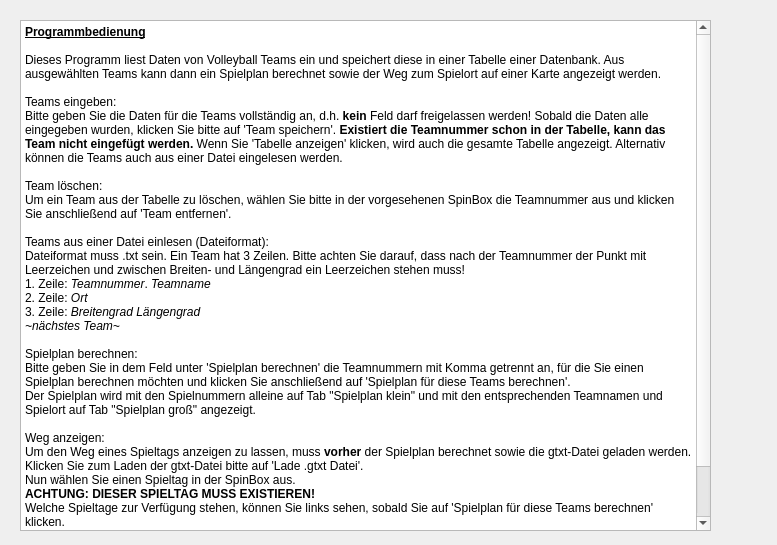
<?xml version="1.0" encoding="UTF-8"?>
<ui version="4.0">
 <class>Help</class>
 <widget class="QDialog" name="Help">
  <property name="geometry">
   <rect>
    <x>0</x>
    <y>0</y>
    <width>777</width>
    <height>545</height>
   </rect>
  </property>
  <property name="windowTitle">
   <string>Dialog</string>
  </property>
  <widget class="QTextEdit" name="textEdit">
   <property name="geometry">
    <rect>
     <x>20</x>
     <y>20</y>
     <width>691</width>
     <height>511</height>
    </rect>
   </property>
   <property name="html">
    <string>&lt;!DOCTYPE HTML PUBLIC &quot;-//W3C//DTD HTML 4.0//EN&quot; &quot;http://www.w3.org/TR/REC-html40/strict.dtd&quot;&gt;
&lt;html&gt;&lt;head&gt;&lt;meta name=&quot;qrichtext&quot; content=&quot;1&quot; /&gt;&lt;style type=&quot;text/css&quot;&gt;
p, li { white-space: pre-wrap; }
&lt;/style&gt;&lt;/head&gt;&lt;body style=&quot; font-family:'Sans Serif'; font-size:9pt; font-weight:400; font-style:normal;&quot;&gt;
&lt;p style=&quot; margin-top:0px; margin-bottom:0px; margin-left:0px; margin-right:0px; -qt-block-indent:0; text-indent:0px;&quot;&gt;&lt;span style=&quot; font-weight:600; text-decoration: underline;&quot;&gt;Programmbedienung&lt;/span&gt;&lt;/p&gt;
&lt;p style=&quot;-qt-paragraph-type:empty; margin-top:0px; margin-bottom:0px; margin-left:0px; margin-right:0px; -qt-block-indent:0; text-indent:0px; text-decoration: underline;&quot;&gt;&lt;br /&gt;&lt;/p&gt;
&lt;p style=&quot; margin-top:0px; margin-bottom:0px; margin-left:0px; margin-right:0px; -qt-block-indent:0; text-indent:0px;&quot;&gt;Dieses Programm liest Daten von Volleyball Teams ein und speichert diese in einer Tabelle einer Datenbank. Aus ausgewählten Teams kann dann ein Spielplan berechnet sowie der Weg zum Spielort auf einer Karte angezeigt werden.&lt;/p&gt;
&lt;p style=&quot;-qt-paragraph-type:empty; margin-top:0px; margin-bottom:0px; margin-left:0px; margin-right:0px; -qt-block-indent:0; text-indent:0px;&quot;&gt;&lt;br /&gt;&lt;/p&gt;
&lt;p style=&quot; margin-top:0px; margin-bottom:0px; margin-left:0px; margin-right:0px; -qt-block-indent:0; text-indent:0px;&quot;&gt;Teams eingeben: &lt;/p&gt;
&lt;p style=&quot; margin-top:0px; margin-bottom:0px; margin-left:0px; margin-right:0px; -qt-block-indent:0; text-indent:0px;&quot;&gt;Bitte geben Sie die Daten für die Teams vollständig an, d.h. &lt;span style=&quot; font-weight:600;&quot;&gt;kein&lt;/span&gt; Feld darf freigelassen werden! Sobald die Daten alle eingegeben wurden, klicken Sie bitte auf 'Team speichern'. &lt;span style=&quot; font-weight:600;&quot;&gt;Existiert die Teamnummer schon in der Tabelle, kann das Team nicht eingefügt werden.&lt;/span&gt; Wenn Sie 'Tabelle anzeigen' klicken, wird auch die gesamte Tabelle angezeigt. Alternativ können die Teams auch aus einer Datei eingelesen werden.&lt;/p&gt;
&lt;p style=&quot;-qt-paragraph-type:empty; margin-top:0px; margin-bottom:0px; margin-left:0px; margin-right:0px; -qt-block-indent:0; text-indent:0px;&quot;&gt;&lt;br /&gt;&lt;/p&gt;
&lt;p style=&quot; margin-top:0px; margin-bottom:0px; margin-left:0px; margin-right:0px; -qt-block-indent:0; text-indent:0px;&quot;&gt;Team löschen:&lt;/p&gt;
&lt;p style=&quot; margin-top:0px; margin-bottom:0px; margin-left:0px; margin-right:0px; -qt-block-indent:0; text-indent:0px;&quot;&gt;Um ein Team aus der Tabelle zu löschen, wählen Sie bitte in der vorgesehenen SpinBox die Teamnummer aus und klicken Sie anschließend auf 'Team entfernen'.&lt;/p&gt;
&lt;p style=&quot;-qt-paragraph-type:empty; margin-top:0px; margin-bottom:0px; margin-left:0px; margin-right:0px; -qt-block-indent:0; text-indent:0px;&quot;&gt;&lt;br /&gt;&lt;/p&gt;
&lt;p style=&quot; margin-top:0px; margin-bottom:0px; margin-left:0px; margin-right:0px; -qt-block-indent:0; text-indent:0px;&quot;&gt;Teams aus einer Datei einlesen (Dateiformat):&lt;/p&gt;
&lt;p style=&quot; margin-top:0px; margin-bottom:0px; margin-left:0px; margin-right:0px; -qt-block-indent:0; text-indent:0px;&quot;&gt;Dateiformat muss .txt sein. Ein Team hat 3 Zeilen. Bitte achten Sie darauf, dass nach der Teamnummer der Punkt mit Leerzeichen und zwischen Breiten- und Längengrad ein Leerzeichen stehen muss!&lt;/p&gt;
&lt;p style=&quot; margin-top:0px; margin-bottom:0px; margin-left:0px; margin-right:0px; -qt-block-indent:0; text-indent:0px;&quot;&gt;1. Zeile: &lt;span style=&quot; font-style:italic;&quot;&gt;Teamnummer&lt;/span&gt;. &lt;span style=&quot; font-style:italic;&quot;&gt;Teamname&lt;/span&gt;&lt;/p&gt;
&lt;p style=&quot; margin-top:0px; margin-bottom:0px; margin-left:0px; margin-right:0px; -qt-block-indent:0; text-indent:0px;&quot;&gt;2. Zeile: &lt;span style=&quot; font-style:italic;&quot;&gt;Ort&lt;/span&gt;&lt;/p&gt;
&lt;p style=&quot; margin-top:0px; margin-bottom:0px; margin-left:0px; margin-right:0px; -qt-block-indent:0; text-indent:0px;&quot;&gt;3. Zeile: &lt;span style=&quot; font-style:italic;&quot;&gt;Breitengrad Längengrad&lt;/span&gt;&lt;/p&gt;
&lt;p style=&quot; margin-top:0px; margin-bottom:0px; margin-left:0px; margin-right:0px; -qt-block-indent:0; text-indent:0px;&quot;&gt;&lt;span style=&quot; font-style:italic;&quot;&gt;~nächstes Team~&lt;/span&gt;&lt;/p&gt;
&lt;p style=&quot;-qt-paragraph-type:empty; margin-top:0px; margin-bottom:0px; margin-left:0px; margin-right:0px; -qt-block-indent:0; text-indent:0px; font-style:italic;&quot;&gt;&lt;br /&gt;&lt;/p&gt;
&lt;p style=&quot; margin-top:0px; margin-bottom:0px; margin-left:0px; margin-right:0px; -qt-block-indent:0; text-indent:0px;&quot;&gt;Spielplan berechnen:&lt;/p&gt;
&lt;p style=&quot; margin-top:0px; margin-bottom:0px; margin-left:0px; margin-right:0px; -qt-block-indent:0; text-indent:0px;&quot;&gt;Bitte geben Sie in dem Feld unter 'Spielplan berechnen' die Teamnummern mit Komma getrennt an, für die Sie einen Spielplan berechnen möchten und klicken Sie anschließend auf 'Spielplan für diese Teams berechnen'.&lt;/p&gt;
&lt;p style=&quot; margin-top:0px; margin-bottom:0px; margin-left:0px; margin-right:0px; -qt-block-indent:0; text-indent:0px;&quot;&gt;Der Spielplan wird mit den Spielnummern alleine auf Tab &amp;quot;Spielplan klein&amp;quot; und mit den entsprechenden Teamnamen und Spielort auf Tab &amp;quot;Spielplan groß&amp;quot; angezeigt.&lt;/p&gt;
&lt;p style=&quot;-qt-paragraph-type:empty; margin-top:0px; margin-bottom:0px; margin-left:0px; margin-right:0px; -qt-block-indent:0; text-indent:0px;&quot;&gt;&lt;br /&gt;&lt;/p&gt;
&lt;p style=&quot; margin-top:0px; margin-bottom:0px; margin-left:0px; margin-right:0px; -qt-block-indent:0; text-indent:0px;&quot;&gt;Weg anzeigen:&lt;/p&gt;
&lt;p style=&quot; margin-top:0px; margin-bottom:0px; margin-left:0px; margin-right:0px; -qt-block-indent:0; text-indent:0px;&quot;&gt;Um den Weg eines Spieltags anzeigen zu lassen, muss &lt;span style=&quot; font-weight:600;&quot;&gt;vorher&lt;/span&gt; der Spielplan berechnet sowie die gtxt-Datei geladen werden. Klicken Sie zum Laden der gtxt-Datei bitte auf 'Lade .gtxt Datei'. &lt;/p&gt;
&lt;p style=&quot; margin-top:0px; margin-bottom:0px; margin-left:0px; margin-right:0px; -qt-block-indent:0; text-indent:0px;&quot;&gt;Nun wählen Sie einen Spieltag in der SpinBox aus. &lt;/p&gt;
&lt;p style=&quot; margin-top:0px; margin-bottom:0px; margin-left:0px; margin-right:0px; -qt-block-indent:0; text-indent:0px;&quot;&gt;&lt;span style=&quot; font-weight:600;&quot;&gt;ACHTUNG: DIESER SPIELTAG MUSS EXISTIEREN!&lt;/span&gt;&lt;/p&gt;
&lt;p style=&quot; margin-top:0px; margin-bottom:0px; margin-left:0px; margin-right:0px; -qt-block-indent:0; text-indent:0px;&quot;&gt;Welche Spieltage zur Verfügung stehen, können Sie links sehen, sobald Sie auf 'Spielplan für diese Teams berechnen' klicken.&lt;/p&gt;
&lt;p style=&quot; margin-top:0px; margin-bottom:0px; margin-left:0px; margin-right:0px; -qt-block-indent:0; text-indent:0px;&quot;&gt;Sobald eine gültige Spieltagnummer da steht, klicken Sie bitte auf 'Weg für diesen Spieltag berechnen'.&lt;/p&gt;
&lt;p style=&quot; margin-top:0px; margin-bottom:0px; margin-left:0px; margin-right:0px; -qt-block-indent:0; text-indent:0px;&quot;&gt;Auf dem Kartenfenster, kann gezoomt sowie die Karte in alle Richtungen verschoben werden.&lt;/p&gt;
&lt;p style=&quot;-qt-paragraph-type:empty; margin-top:0px; margin-bottom:0px; margin-left:0px; margin-right:0px; -qt-block-indent:0; text-indent:0px;&quot;&gt;&lt;br /&gt;&lt;/p&gt;
&lt;p style=&quot;-qt-paragraph-type:empty; margin-top:0px; margin-bottom:0px; margin-left:0px; margin-right:0px; -qt-block-indent:0; text-indent:0px;&quot;&gt;&lt;br /&gt;&lt;/p&gt;&lt;/body&gt;&lt;/html&gt;</string>
   </property>
  </widget>
 </widget>
 <resources/>
 <connections/>
</ui>
